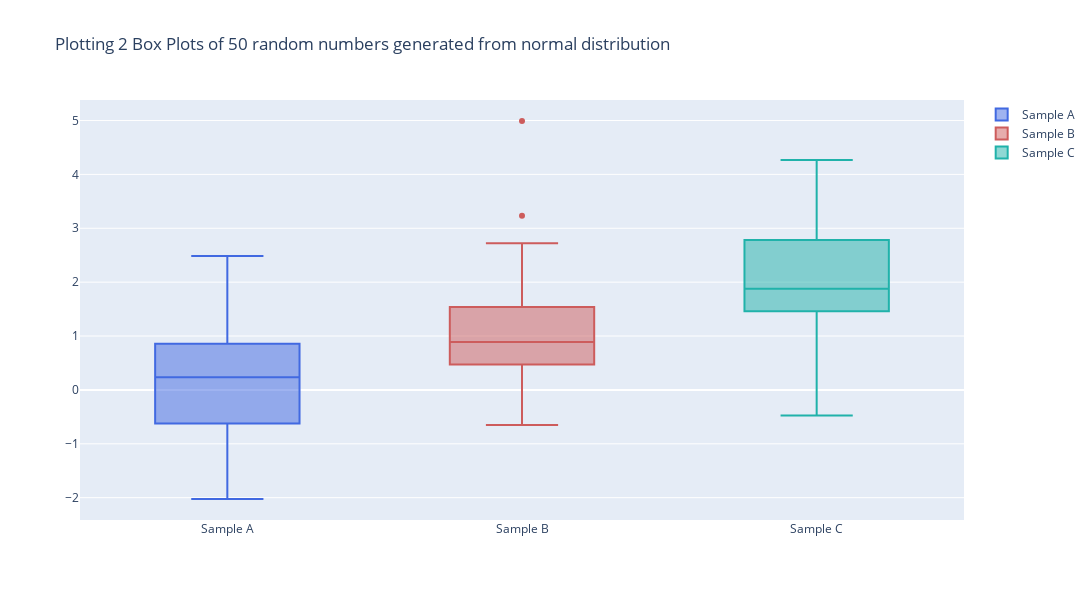

Write notebook code for a chart like this one.
### Code cell
import numpy as np
import pandas as pd
import matplotlib.pyplot as plt
import plotly.graph_objects as go

y0 = np.random.randn(50)
y1 = np.random.randn(50) + 1 # shift mean
y2 = np.random.randn(50) + 2

fig = go.Figure()
fig.add_trace(go.Box(y=y0, name='Sample A',
                marker_color = 'royalblue'))
fig.add_trace(go.Box(y=y1, name = 'Sample B',
                marker_color = 'indianred'))
fig.add_trace(go.Box(y=y2, name = 'Sample C',
                marker_color = 'lightseagreen'))

fig.update_layout(width=1200, height=600, title_text='Plotting 2 Box Plots of 50 random numbers generated from normal distribution')

print("Question 1")
fig.show()

### Figure 1 — Plotly figure (JSON) as saved in the notebook; plotly's stock layout.template omitted (floating-point values rounded to 4 significant figures)
{"data": [{"marker": {"color": "royalblue"}, "name": "Sample A", "type": "box", "y": [-0.9673, -0.2256, -0.3355, 0.6616, -0.3683, 0.2433, -1.726, 1.54, -1.496, -0.7163, 1.461, -2.025, 0.4804, -1.448, -0.2652, 0.611, 0.2676, -0.625, 0.9807, 1.295, -1.101, 0.01258, -0.04151, 0.203, 2.486, 0.1379, 1.522, 0.4206, 0.1599, 2.052, 0.9521, -0.1575, 0.8579, 1.199, 0.5207, 0.6066, -1.929, 1.783, 0.5329, -1.851, 0.2914, -1.371, 0.6538, 0.6806, 0.9116, 0.2222, 1.5, 0.006336, -1.222, -0.7537]}, {"marker": {"color": "indianred"}, "name": "Sample B", "type": "box", "y": [1.892, 1.667, -0.03531, 2.721, 2.036, 1.653, 2.214, 0.8348, -0.381, 0.9649, 0.9369, 1.47, -0.1978, 0.9061, 0.904, 1.268, 1.246, -0.6531, -0.2727, -0.6363, 1.888, 0.7752, -0.3882, 1.466, 1.539, 0.577, 1.173, 0.1464, 2.093, 0.7649, 1.384, 0.5464, 0.4767, 0.6791, -0.5264, -0.04632, 0.4706, 0.4781, 1.201, 4.991, -0.2096, 1.556, 0.6761, 0.2915, 3.232, 0.7669, 0.7604, 2.188, 0.8792, 1.234]}, {"marker": {"color": "lightseagreen"}, "name": "Sample C", "type": "box", "y": [3.084, 3.353, 2.858, 1.537, 1.785, 1.461, 0.9786, 1.537, 1.368, 1.919, 3.205, 2.312, 1.73, 1.233, 2.509, 1.736, 3.741, 1.803, 1.84, 2.508, 0.5238, 1.292, -0.4744, 0.4584, 1.625, 4.268, 1.041, 3.16, 2.881, 2.575, 4.224, 2.062, 2.72, 3.541, 3.228, 0.9036, 1.896, 1.924, 2.228, 1.461, 2.783, 1.382, 2.32, 1.529, 0.9987, 1.86, 1.318, 2.097, 3.448, 1.832]}], "layout": {"height": 600, "title": {"text": "Plotting 2 Box Plots of 50 random numbers generated from normal distribution"}, "width": 1200, "xaxis": {"autorange": true, "range": [-0.5, 2.5], "type": "category"}, "yaxis": {"autorange": true, "range": [-2.415, 5.381], "type": "linear"}}}
